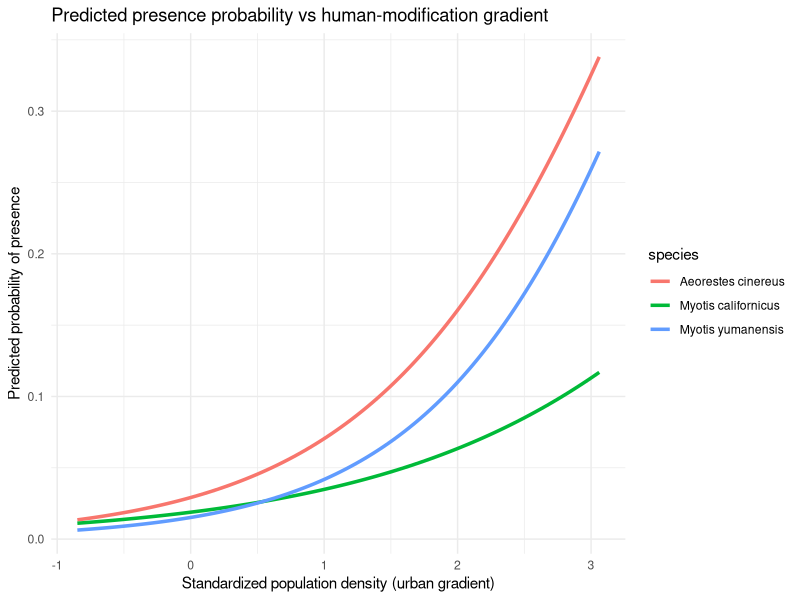

R code for this plot:
## ---- chunk 1
library(dplyr)
library(purrr)
library(rsample)
library(pROC)
library(broom)

# Read in the dataset
df <- readr::read_csv(
  here::here("data", "processed", "analysis_grid", "grid_model_dataset_10km.csv"),
  show_col_types = FALSE
)

# Standardize predictors (z-score)
df_model <- df %>%
  mutate(
    z_radiance   = scale(log1p_radiance)[,1],
    z_pop        = scale(log1p_pop_density)[,1],
    z_dev        = scale(pct_developed)[,1],
    z_protected  = scale(pct_protected)[,1]
  )
## ---- chunk 2
run_cv_model <- function(data, formula, k = 5) {
  
  folds <- vfold_cv(data, v = k, strata = is_present)
  
  results <- map_df(folds$splits, function(split) {
    
    train <- analysis(split)
    test  <- assessment(split)
    
    model <- glm(formula,
                 data = train,
                 family = binomial())
    
    # Predict probabilities
    probs <- predict(model, newdata = test, type = "response")
    
    # Compute AUC
    auc_val <- pROC::auc(test$is_present, probs)
    
    tibble(auc = as.numeric(auc_val))
  })
  
  tibble(
    mean_auc = mean(results$auc),
    sd_auc   = sd(results$auc)
  )
}
## ---- chunk 3
model_list <- list(
  M0 = is_present ~ z_pop,
  M1 = is_present ~ z_pop + z_radiance,
  M2 = is_present ~ z_pop + z_dev,
  M3 = is_present ~ z_pop + z_radiance + z_dev,
  M4 = is_present ~ z_pop + z_radiance + z_dev + z_protected,
  M5 = is_present ~ z_pop + z_protected   # NEW MODEL
)
## ---- chunk 4
suppressMessages(species_results <- df_model %>%
  group_split(species) %>%
  map_df(function(sp_data) {
    
    sp_name <- unique(sp_data$species)
    
    map_df(names(model_list), function(mname) {
      
      cv_res <- run_cv_model(sp_data, model_list[[mname]])
      
      tibble(
        species = sp_name,
        model   = mname,
        mean_auc = cv_res$mean_auc,
        sd_auc   = cv_res$sd_auc
      )
    })
  }))
## ---- chunk 5
species_results %>%
  arrange(species, desc(mean_auc))
## ---- chunk 6
#Does the relationship between presence probability and population density differ among species?


# Make species a factor
df_model <- df_model %>%
  mutate(species = factor(species))

# Fit interaction model
interaction_model <- glm(
  is_present ~ species * z_pop,
  data = df_model,
  family = binomial()
)

summary(interaction_model)

## ---- chunk 7
# Tidy model output
coefs <- tidy(interaction_model)

# Extract coefficients manually for clarity
b0  <- coefs$estimate[coefs$term == "(Intercept)"]
b_sp_cal <- coefs$estimate[coefs$term == "speciesMyotis californicus"]
b_sp_yum <- coefs$estimate[coefs$term == "speciesMyotis yumanensis"]

b_pop <- coefs$estimate[coefs$term == "z_pop"]
b_int_cal <- coefs$estimate[coefs$term == "speciesMyotis californicus:z_pop"]
b_int_yum <- coefs$estimate[coefs$term == "speciesMyotis yumanensis:z_pop"]

# Build clean summary table
summary_table <- tibble(
  species = c("Aeorestes cinereus",
              "Myotis californicus",
              "Myotis yumanensis"),
  
  intercept_logodds = c(
    b0,
    b0 + b_sp_cal,
    b0 + b_sp_yum
  ),
  
  slope_logodds = c(
    b_pop,
    b_pop + b_int_cal,
    b_pop + b_int_yum
  )
) %>%
  mutate(
    odds_ratio_per_1SD = exp(slope_logodds),
    baseline_probability = plogis(intercept_logodds)
  )

summary_table
## ---- chunk 8
library(ggplot2)

# Create prediction grid
pred_grid <- expand.grid(
  z_pop = seq(min(df_model$z_pop),
              max(df_model$z_pop),
              length.out = 100),
  species = levels(df_model$species)
)

pred_grid$pred_prob <- predict(
  interaction_model,
  newdata = pred_grid,
  type = "response"
)

ggplot(pred_grid, aes(z_pop, pred_prob, color = species)) +
  geom_line(size = 1.2) +
  theme_minimal() +
  labs(
    title = "Predicted presence probability vs human-modification gradient",
    x = "Standardized population density (urban gradient)",
    y = "Predicted probability of presence"
  )
## ---- chunk 9
